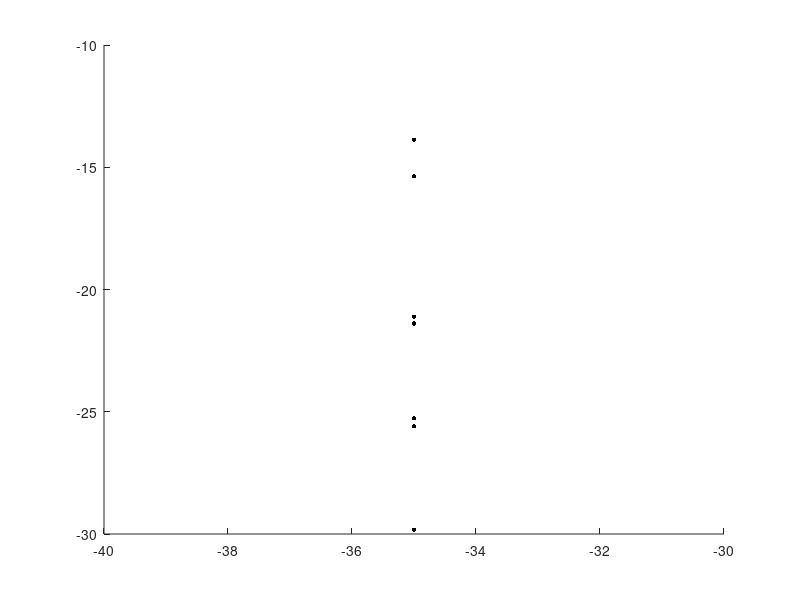

Source code (MATLAB): (Note: this script raises an error after producing the figure.)
%% Figure 1E
load('human_block_raw.mat') 
rot = [-35,-30,-20,-10,0,10,20,30,35]';
a = [1,2,3,4,6,7,9,12:15,16,17:19,20,22];
figure()
hold on
yy = nan(length(rot),length(a));
k=1;
for sub = a
    dat = hw(hw(:,1)==sub,:);  
    cond3 = dat(dat(:,2)==1,[5,13]); rots = unique(cond3(:,1)); drf = nan(length(rots),100);
    for i = 1:length(rot)
        x = cond3(cond3(:,1)==rot(i),2);
        x = x(~isnan(x));
        x = -x;

        r = rot(i);
        if r<0
            idx = (x<r-7) | (x>7);
            x(idx) = nan;
        end
        if r>0
            idx = (x>r+7) | (x<-7);
            x(idx) = nan;
        end
        if r==0
            idx = (x>7) | (x<-7);
            x(idx) = nan;
        end
        
        scatter(repmat(rot(i),length(x),1),x,10,'k','filled');
        yy(i,k) = nanmean(x);
        
    end  
    k = k+1;
end
plot([-40,40],[-40,40],'LineWidth',4)
plot([-35,35],[0,0],'LineWidth',4)  

drf_all = [];
k = 1;
for sub = a
    scatter(rot,yy(:,k),10,[0.5,0.5,0.5],'filled');
    p = polyfit(rot,yy(:,k),3);
    x1 = linspace(rot(1),rot(end));
    y1 = polyval(p,x1);
    drf_all = [drf_all,y1'];
    plot(x1,y1,'LineWidth',2,'color','b')
    k = k+1;
end
y1 = nanmean(drf_all,2);
plot(x1,y1,'LineWidth',2,'color','r')
set(gca,'Position',[.1 .1 .5 .5]);

